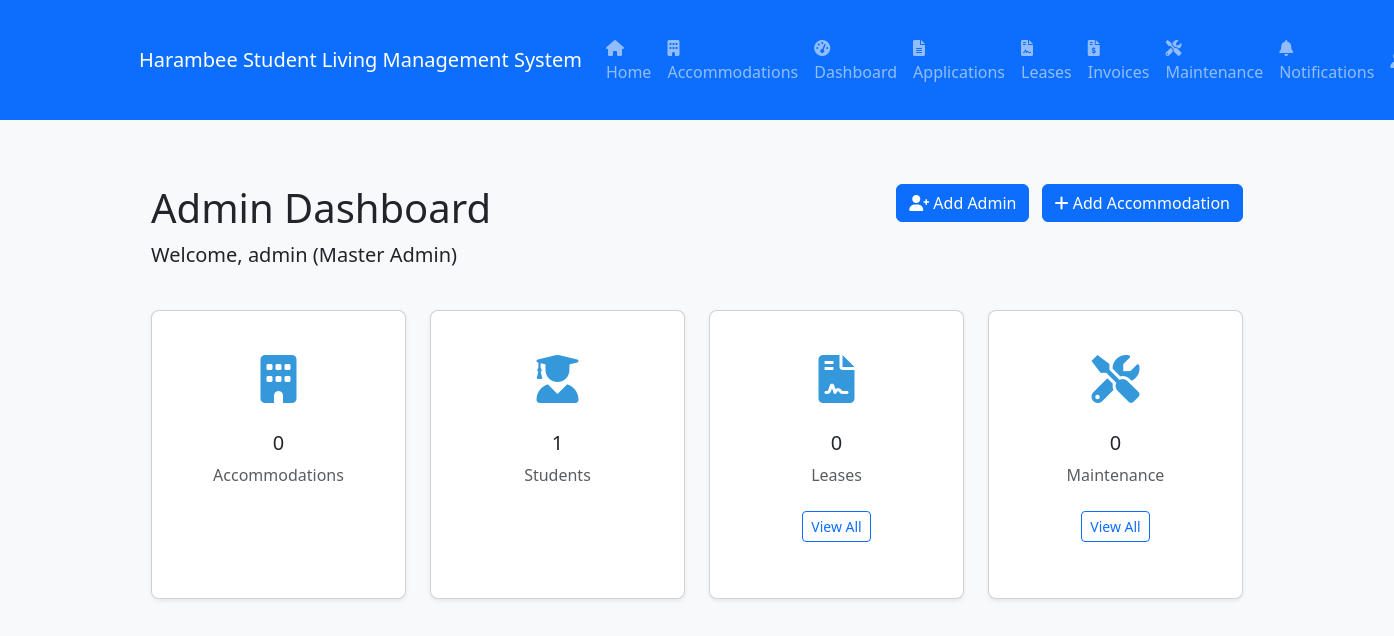
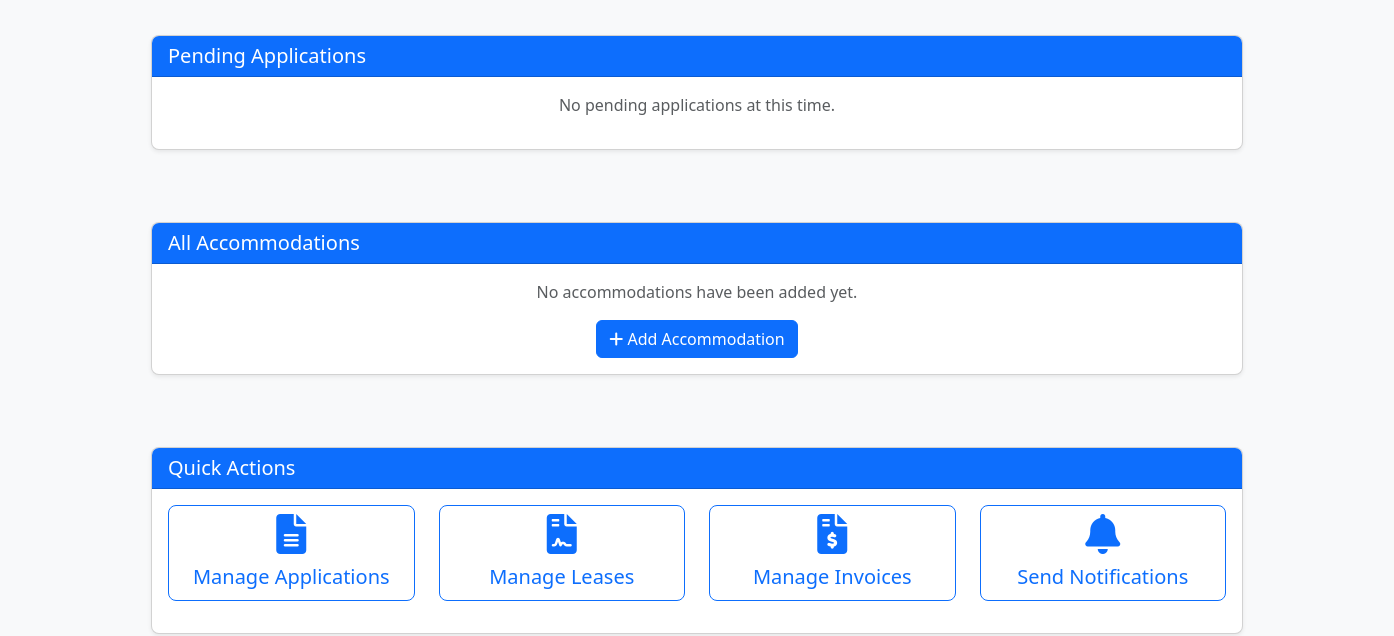
The page /admin.php (signed in, upper part) on the database as committed earlier (2 pictures, top to bottom).
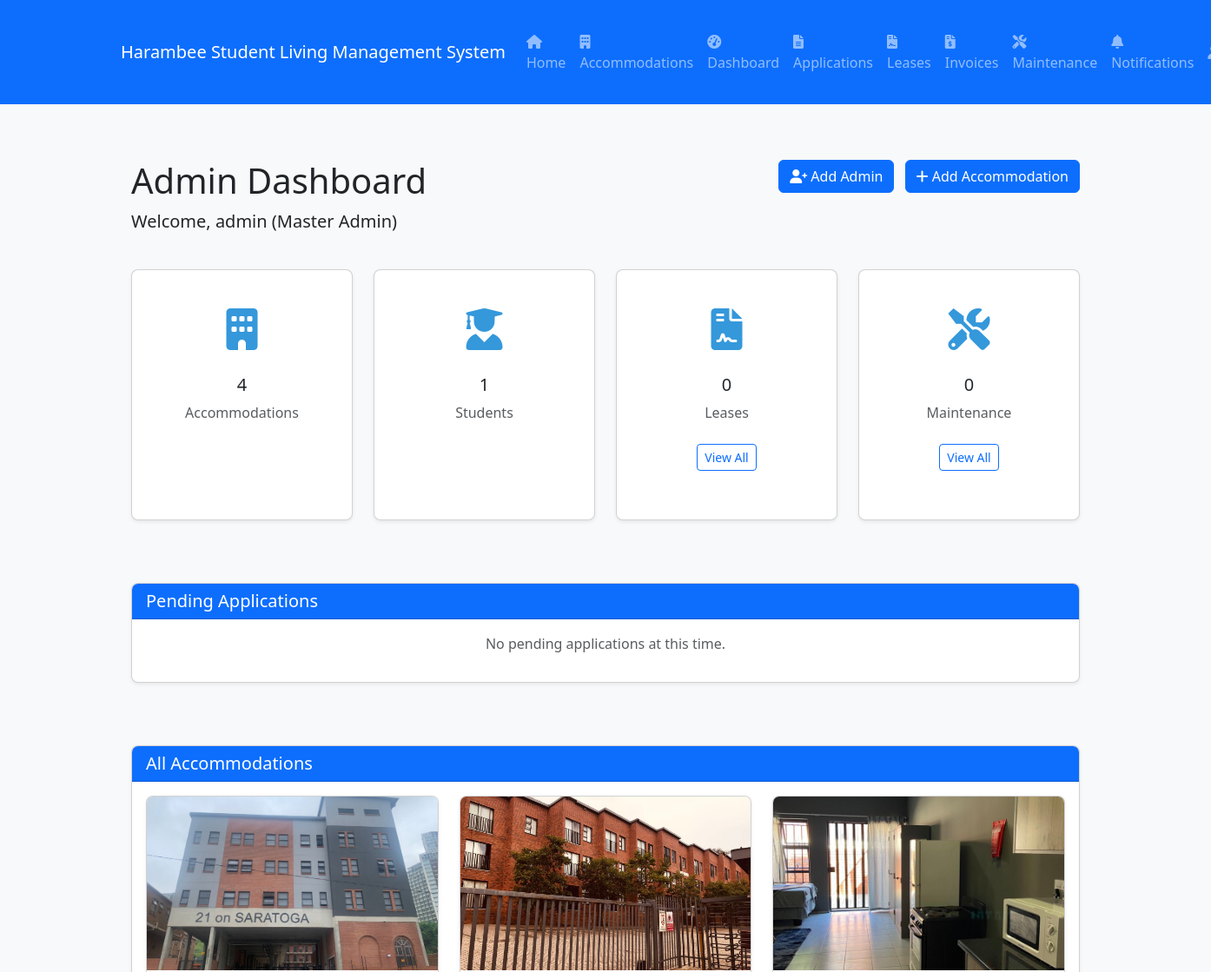
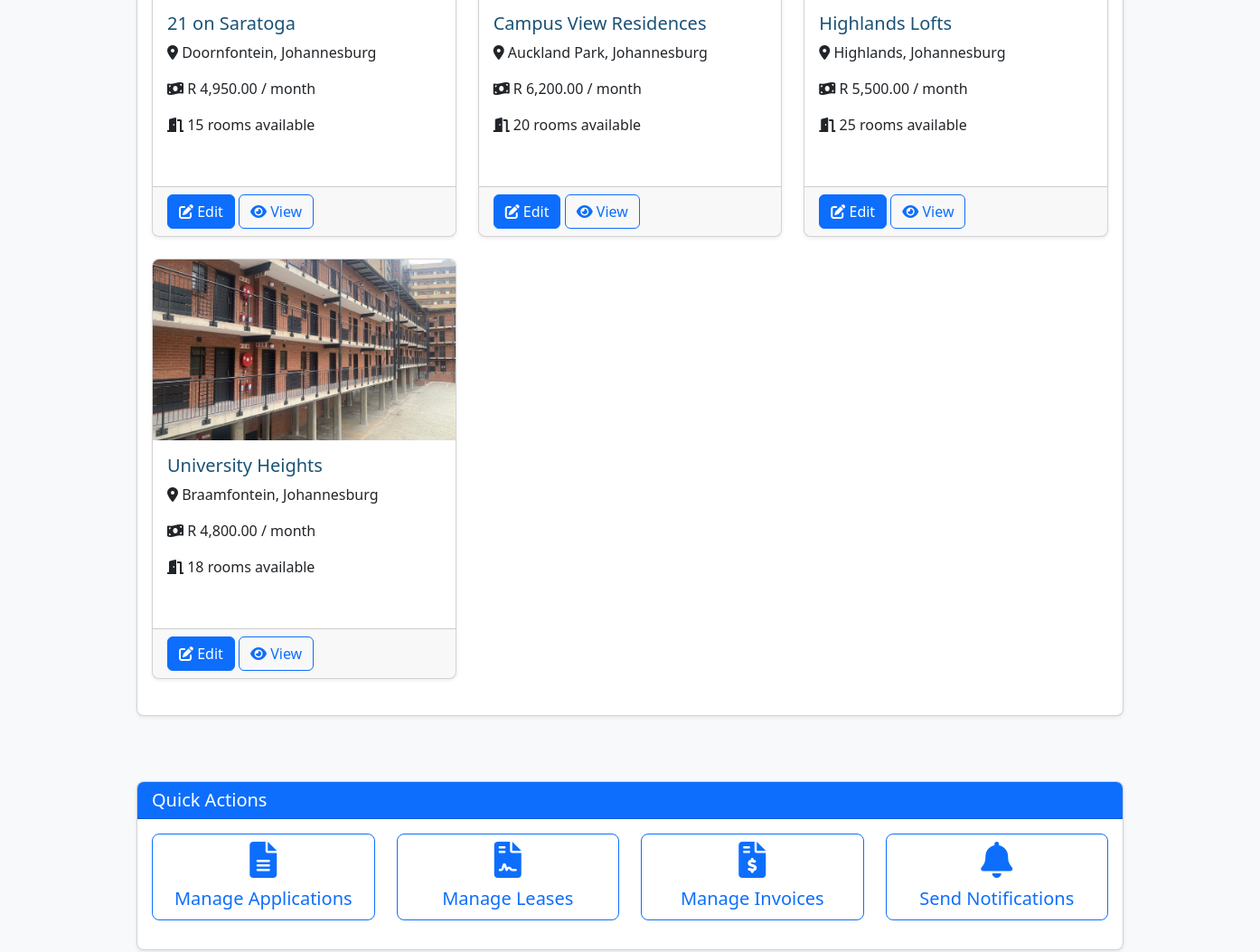
The same page on the database as committed later (2 pictures, top to bottom).
### tables this page shows
CREATE TABLE accommodations (
        id INTEGER PRIMARY KEY AUTOINCREMENT,
        name VARCHAR(100) NOT NULL,
        location TEXT NOT NULL,
        description TEXT,
        rooms_available INTEGER NOT NULL,
        price_per_month DECIMAL(10,2) NOT NULL,
        admin_id INTEGER,
        image_path VARCHAR(255),
        created_at DATETIME NOT NULL,
        FOREIGN KEY (admin_id) REFERENCES users (id)
    );

### includes/functions.php (called while the page is built, shortened)
<?php
require_once 'database.php';
require_once 'authentication.php';
function formatCurrency($amount, $symbol = 'R') {
    return $symbol . ' ' . number_format($amount, 2, '.', ',');
}
function getAccommodations($adminId = null) {
    $sql = "SELECT * FROM accommodations";
    $params = [];
    $sql .= " ORDER BY name ASC";
    return fetchAll($sql, $params);
}
?>

### includes/database.php (called while the page is built, shortened)
<?php
function connectDB() {
    try {
        if (DB_TYPE === 'sqlite') {
            $pdo = new PDO('sqlite:' . DB_PATH);
        } else {
            $dsn = 'mysql:host=' . DB_HOST . ';dbname=' . DB_NAME . ';charset=utf8mb4';
            $pdo = new PDO($dsn, DB_USER, DB_PASS);
        }
        $pdo->setAttribute(PDO::ATTR_ERRMODE, PDO::ERRMODE_EXCEPTION);
        $pdo->setAttribute(PDO::ATTR_DEFAULT_FETCH_MODE, PDO::FETCH_ASSOC);
        return $pdo;
    } catch (PDOException $e) {
        die("Database connection failed: " . $e->getMessage());
    }
}
function executeQuery($sql, $params = []) {
    try {
        $pdo = connectDB();
        $stmt = $pdo->prepare($sql);
        $stmt->execute($params);
        return $stmt;
    } catch (PDOException $e) {
        die("Query execution failed: " . $e->getMessage());
    }
}
function fetchAll($sql, $params = []) {
    $stmt = executeQuery($sql, $params);
    return $stmt->fetchAll();
}
?>

### includes/authentication.php (called while the page is built, shortened)
<?php
require_once 'database.php';
function isLoggedIn() {
    return isset($_SESSION['user_id']);
}
function hasRole($roles) {
    if (!is_array($roles)) {
        $roles = [$roles];
    }
    return in_array($_SESSION['role'], $roles);
}
?>

### admin.php (the view, shortened to what the changed rows need)
<?php
require_once 'includes/database.php';
require_once 'includes/functions.php';
require_once 'includes/authentication.php';
$isMasterAdmin = hasRole(ROLE_MASTER_ADMIN);
if ($isMasterAdmin) {
    $accommodations = getAccommodations();
}
include 'includes/header.php';
?>
<div class="container">
    <div class="row mb-4">
        <div class="col-md-8">
            <h1>Admin Dashboard</h1>
        </div>
    </div>
    <div class="row mb-5">
        <div class="col-md-3 mb-4">
            <div class="card dashboard-card h-100">
                <div class="card-body">
                    <div class="icon">
                        <i class="fas fa-building"></i>
                    </div>
                    <h3 class="h5"><?= count($accommodations) ?></h3>
                    <p class="text-muted">Accommodations</p>
                </div>
            </div>
        </div>
    </div>
    <div class="row mb-5">
        <div class="col-md-12">
            <div class="card">
                <div class="card-body">
                    <?php if (empty($accommodations)): ?>
                        <p class="text-center text-muted">
                            <?= $isMasterAdmin ? 'No accommodations have been added yet.' : 'You have not been assigned any accommodations to manage.' ?>
                        </p>
                        <div class="text-center">
                            <button type="button" class="btn btn-primary" data-bs-toggle="modal" data-bs-target="#addAccommodationModal">
                                <i class="fas fa-plus"></i> Add Accommodation
                            </button>
                        </div>
                    <?php else: ?>
                        <div class="row">
                            <?php foreach ($accommodations as $accommodation): ?>
                                <div class="col-md-4 mb-4">
                                    <div class="card h-100">
                                        <?php if (!empty($accommodation['image_path'])): ?>
                                            <img src="uploads/accommodations/<?= $accommodation['image_path'] ?>" class="card-img-top" alt="<?= $accommodation['name'] ?>">
                                        <?php else: ?>
                                            <div class="card-img-top d-flex align-items-center justify-content-center bg-light" style="height: 200px;">
                                                <i class="fas fa-building fa-5x text-secondary"></i>
                                            </div>
                                        <?php endif; ?>
                                        <div class="card-body">
                                            <h5 class="card-title"><?= $accommodation['name'] ?></h5>
                                            <p><i class="fas fa-map-marker-alt"></i> <?= $accommodation['location'] ?></p>
                                            <p><i class="fas fa-money-bill-wave"></i> <?= formatCurrency($accommodation['price_per_month']) ?> / month</p>
                                            <p><i class="fas fa-door-open"></i> <?= $accommodation['rooms_available'] ?> rooms available</p>
                                        </div>
                                        <div class="card-footer">
                                            <button type="button" class="btn btn-primary edit-accommodation"
                                                    data-id="<?= $accommodation['id'] ?>"
                                                    data-name="<?= htmlspecialchars($accommodation['name']) ?>"
                                                    data-location="<?= htmlspecialchars($accommodation['location']) ?>"
                                                    data-description="<?= htmlspecialchars($accommodation['description']) ?>"
                                                    data-rooms="<?= $accommodation['rooms_available'] ?>"
                                                    data-price="<?= $accommodation['price_per_month'] ?>"
                                                    data-admin-id="<?= $accommodation['admin_id'] ?>"
                                                    data-bs-toggle="modal" data-bs-target="#editAccommodationModal">
                                                <i class="fas fa-edit"></i> Edit
                                            </button>
                                            <a href="accommodations.php?id=<?= $accommodation['id'] ?>" class="btn btn-outline-primary">
                                                <i class="fas fa-eye"></i> View
                                            </a>
                                        </div>
                                    </div>
                                </div>
                            <?php endforeach; ?>
                        </div>
                    <?php endif; ?>
                </div>
            </div>
        </div>
    </div>
</div>
<?php include 'includes/footer.php'; ?>

Rows that differ between the two databases and show on the page:
added accommodations: image_path (picture), name "21 on Saratoga", location "Doornfontein, Johannesburg", price_per_month "R 4,950.00", rooms_available "15"
added accommodations: image_path (picture), name "Campus View Residences", location "Auckland Park, Johannesburg", price_per_month "R 6,200.00", rooms_available "20"
added accommodations: image_path (picture), name "Highlands Lofts", location "Highlands, Johannesburg", price_per_month "R 5,500.00", rooms_available "25"
added accommodations: image_path (picture), name "University Heights", location "Braamfontein, Johannesburg", price_per_month "R 4,800.00", rooms_available "18"
Other text that changed with them:
count($accommodations): "0" → "4"
text no longer shown: "No accommodations have been added yet. Add Accommodation"
